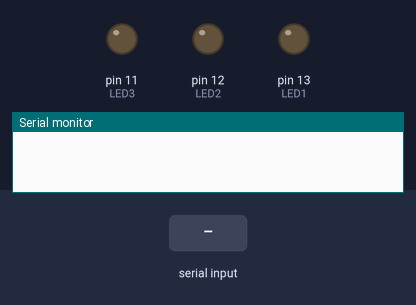
Bench run of a sketch on a simulated Arduino Uno, built with avr-gcc and run on an emulated ATmega328P. Parts: output pins drawn as LEDs (lit = HIGH), the last lines printed to the serial monitor. Inputs (shaded band) come from the test bench.

Above: at 1.2 s.
1.3 s: "1\n" received over Serial
At 1.7 s:
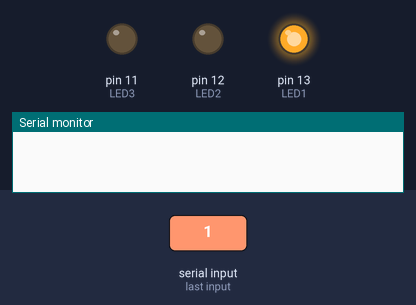
3.3 s: "2\n" received over Serial
At 3.7 s:
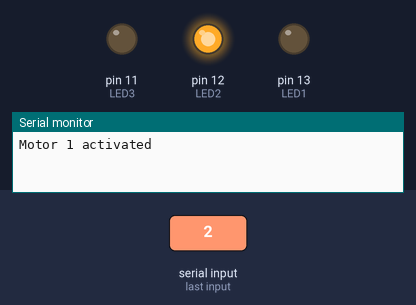
5.3 s: "3\n" received over Serial
At 5.7 s:
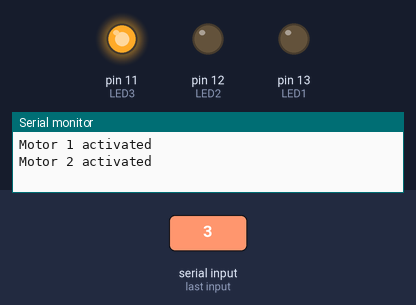
Timing chart, 0 to 8.3 s (numbered marks = the images above; inputs shaded):
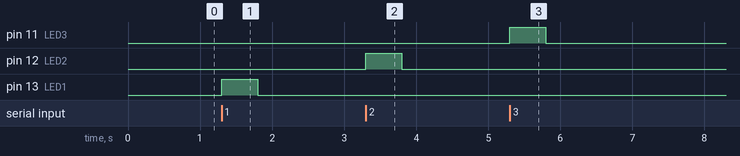

The sketch:

led_test.ino
```cpp
int LED1 = 13;
int LED2 = 12;
int LED3 = 11;

void setup () {

  pinMode(LED1, OUTPUT);
  pinMode(LED2, OUTPUT);
  pinMode(LED3, OUTPUT);

  Serial.begin(115200);

}

void loop () {
  int sig = 0;
  if (Serial.available() > 0)
    sig = Serial.parseInt();
  if (sig == 1)
  {
     digitalWrite(LED1, HIGH);
     delay(500);
     digitalWrite(LED1, LOW);
     delay(500);
     Serial.println("Motor 1 activated");
  } else if (sig == 2)
  {
     digitalWrite(LED2, HIGH);
     delay(500);
     digitalWrite(LED2, LOW);
     delay(500);
     Serial.println("Motor 2 activated");
  } else if (sig == 3)
  {
     digitalWrite(LED3, HIGH);
     delay(500);
     digitalWrite(LED3, LOW);
     delay(500);
     Serial.println("Motor 3 activated");
  }

}
```

Measured:
- after the input at 1.3 s, pin 13 (LED1): LOW → HIGH at once, → LOW 0.50 s later
- after the input at 3.3 s, pin 12 (LED2): LOW → HIGH at once, → LOW 0.50 s later
- after the input at 5.3 s, pin 11 (LED3): LOW → HIGH at once, → LOW 0.50 s later
